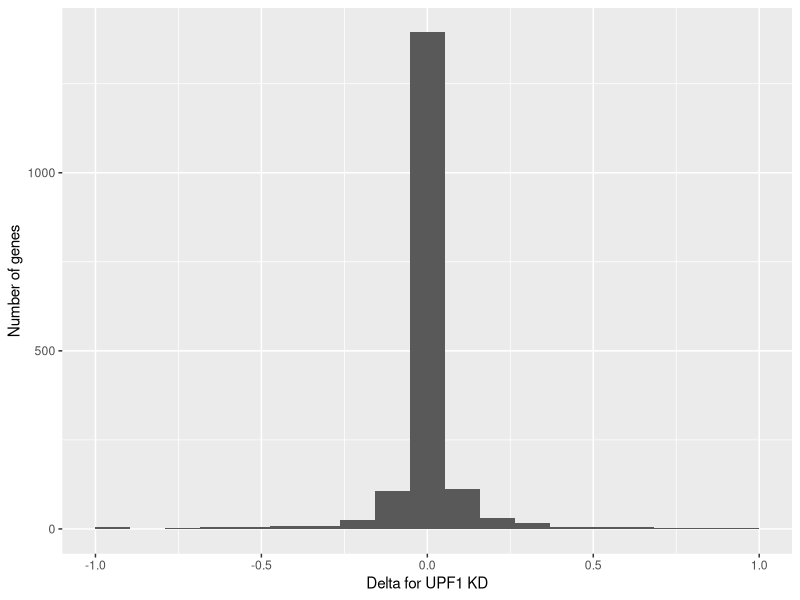
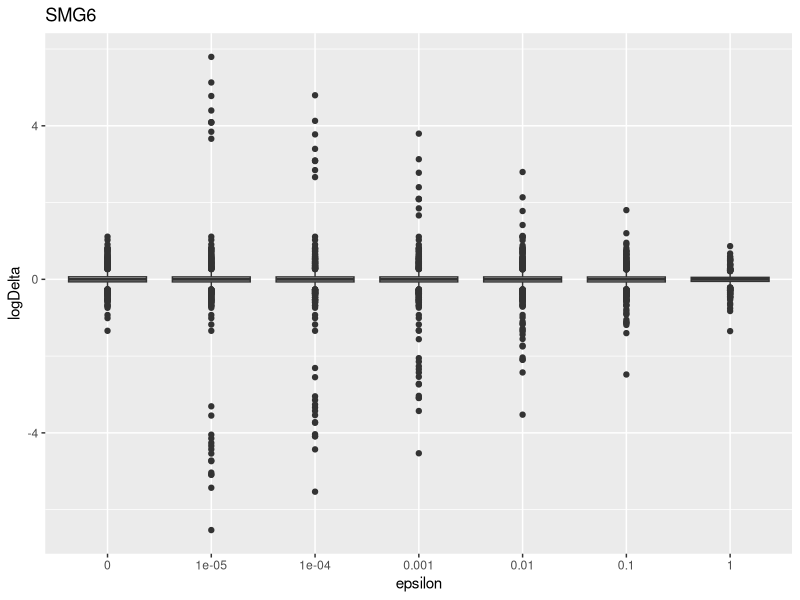
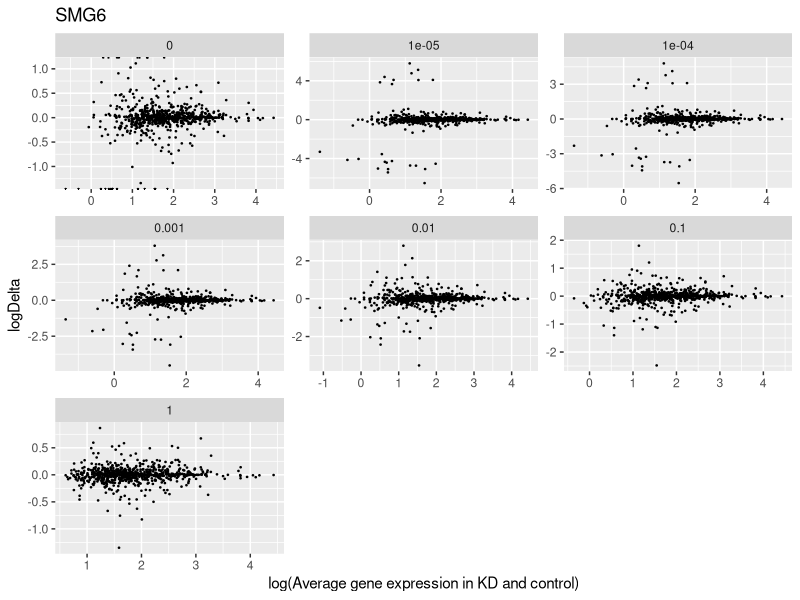
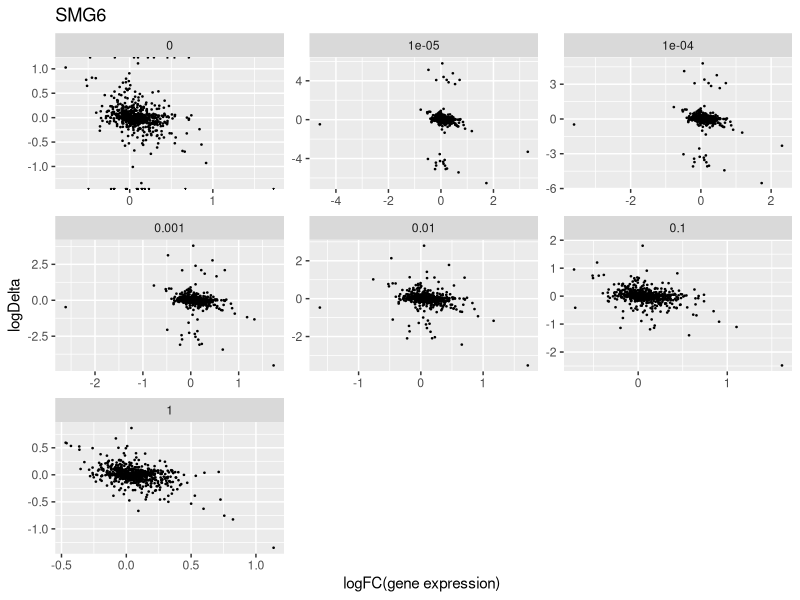
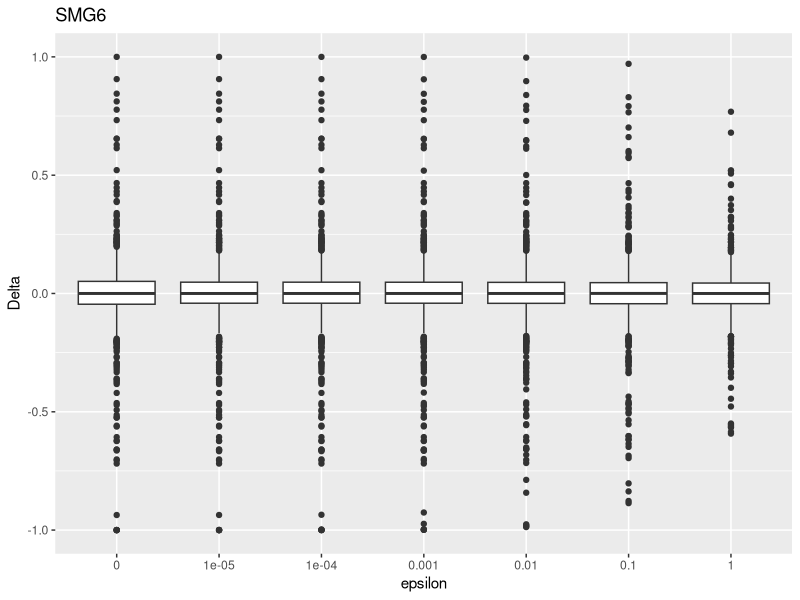
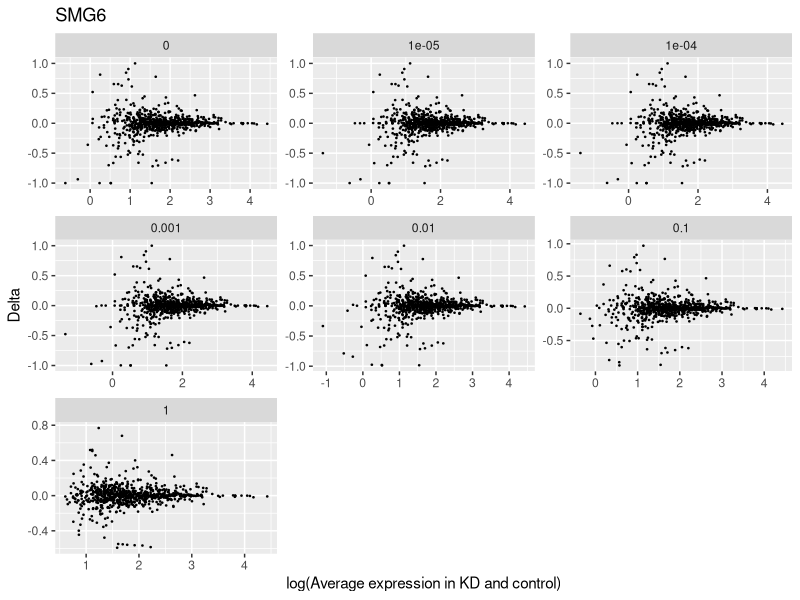
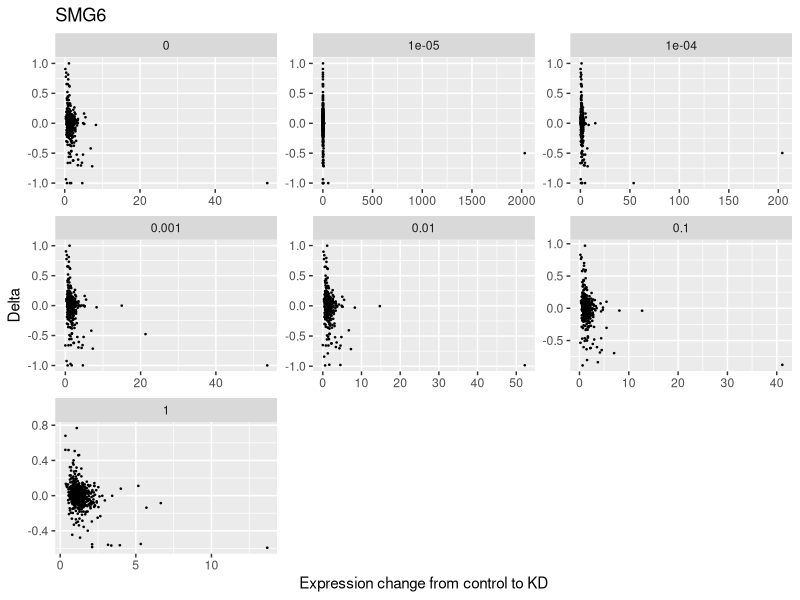

These charts were generated, in order, by the following R code:
## ---- chunk 1
library(tidyverse)
library(knitr)
target_counts_by_eps <- readr::read_tsv('genes_vareps.tsv')
## ---- chunk 2
kable(head(target_counts_by_eps))
## ---- chunk 3
(number_of_all_genes <- length(unique(target_counts_by_eps$gene_id)))
## ---- chunk 4
qplot(
  x = delta_upf1,
  data = target_counts_by_eps %>%
    filter(eps == 0) %>%
    transmute(delta_upf1 = frac_upf1 - frac_control),
  bins = 20,
  xlab = 'Delta for UPF1 KD',
  ylab = 'Number of genes'
)
## ---- chunk 5
x <- target_counts_by_eps %>% filter(eps == 0)
x$delta_upf1 <- x$frac_upf1 - x$frac_control
x <- filter(x, delta_upf1 != 0)
wilcox.test(x$delta_upf1)
## ---- chunk 6
x <- filter(x, alltx_number == 2, uorftx_number == 1)
summary(x$delta_upf1)
nrow(x)
wilcox.test(x$delta_upf1)
## ---- chunk 7
keep_expressed_genes <- target_counts_by_eps$uorftx_number != target_counts_by_eps$alltx_number
keep_target_genes <- target_counts_by_eps$uorftx_number != target_counts_by_eps$alltx_number
sprintf("Number of genes having both uORF and non-uORF transcripts = %d",
        sum(keep_target_genes[1:number_of_all_genes]))
keep_smg6_delta <- (target_counts_by_eps$gene_tpm_smg6 != 0) & (target_counts_by_eps$frac_smg6 != target_counts_by_eps$frac_control)
sprintf("Number of genes with non-zero delta in SMG6 knockdown = %d",
        sum(keep_smg6_delta[1:number_of_all_genes]))
keep_upf1_delta <- (target_counts_by_eps$gene_tpm_upf1 != 0) & (target_counts_by_eps$frac_upf1 != target_counts_by_eps$frac_control)
sprintf("Number of genes with non-zero delta in UPF1 knockdown = %d",
        sum(keep_upf1_delta[1:number_of_all_genes]))
## ---- chunk 8
ggplot(data = target_counts_by_eps[keep_smg6_delta, ], mapping = aes(
  x = as.factor(eps), y = log10(frac_smg6) - log10(frac_control)
)) + geom_boxplot() + ggtitle('SMG6') + 
  xlab('epsilon') + ylab('logDelta')
## ---- chunk 9
ggplot(data = target_counts_by_eps[keep_smg6_delta, ], mapping = aes(
  x = log10(gene_tpm_smg6 + gene_tpm_control),
  y = log10(frac_smg6) - log10(frac_control)
)) + geom_point(size = 0.25) + ggtitle('SMG6') +
  facet_wrap(~ as.factor(eps), scales = 'free', labeller = label_parsed) + 
  xlab('log(Average gene expression in KD and control)') + ylab('logDelta')
## ---- chunk 10
ggplot(data = target_counts_by_eps[keep_smg6_delta, ], 
       mapping = aes(
         x = log10(gene_tpm_smg6 / gene_tpm_control),
         y = log10(frac_smg6) - log10(frac_control)
)) + geom_point(size = 0.25) + ggtitle('SMG6') +
  facet_wrap(~ factor(eps), scales = 'free') + 
  xlab('logFC(gene expression) ') + ylab('logDelta')
## ---- chunk 11
ggplot(data = target_counts_by_eps[keep_smg6_delta, ],
       mapping = aes(x = as.factor(eps), y = frac_smg6 - frac_control)) +
  geom_boxplot() + ggtitle('SMG6') + 
  xlab('epsilon') + ylab('Delta')
## ---- chunk 12
ggplot(data = target_counts_by_eps[keep_smg6_delta, ],
       mapping = aes(x = log10(gene_tpm_smg6 + gene_tpm_control), y = frac_smg6 - frac_control)) +
  geom_point(size = 0.25) + ggtitle('SMG6') +
  facet_wrap(~ as.factor(eps), scales = 'free', labeller = label_parsed) + 
  xlab('log(Average expression in KD and control)') + ylab('Delta')
## ---- chunk 13
ggplot(data = target_counts_by_eps[keep_smg6_delta, ], 
       mapping = aes(x = gene_tpm_smg6 / gene_tpm_control, y = frac_smg6 - frac_control)) +
  geom_point(size = 0.25) + ggtitle('SMG6') +
  facet_wrap(~ factor(eps), scales = 'free') + 
  xlab('Expression change from control to KD') + ylab('Delta')
